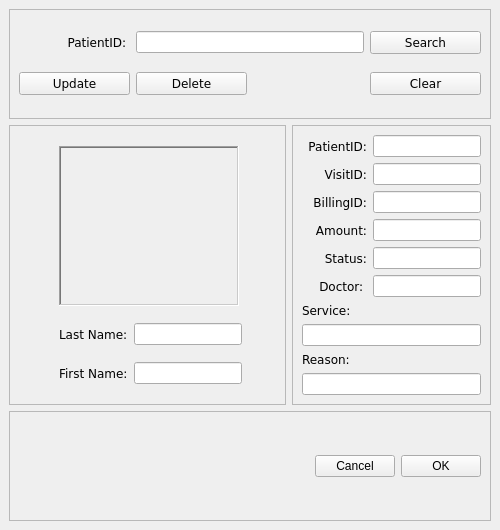
<?xml version="1.0" encoding="UTF-8"?>
<ui version="4.0">
 <class>ViewPatientBilling</class>
 <widget class="QMainWindow" name="ViewPatientBilling">
  <property name="geometry">
   <rect>
    <x>0</x>
    <y>0</y>
    <width>500</width>
    <height>530</height>
   </rect>
  </property>
  <property name="windowTitle">
   <string>MainWindow</string>
  </property>
  <widget class="QWidget" name="centralwidget">
   <layout class="QGridLayout" name="gridLayout_5">
    <item row="2" column="0" colspan="2">
     <widget class="QFrame" name="patProfile_apply_frame">
      <property name="frameShape">
       <enum>QFrame::StyledPanel</enum>
      </property>
      <property name="frameShadow">
       <enum>QFrame::Raised</enum>
      </property>
      <layout class="QGridLayout" name="gridLayout_4">
       <item row="0" column="0">
        <spacer name="horizontalSpacer">
         <property name="orientation">
          <enum>Qt::Horizontal</enum>
         </property>
         <property name="sizeHint" stdset="0">
          <size>
           <width>297</width>
           <height>20</height>
          </size>
         </property>
        </spacer>
       </item>
       <item row="0" column="1">
        <widget class="QPushButton" name="patCancel_btn">
         <property name="text">
          <string>Cancel</string>
         </property>
        </widget>
       </item>
       <item row="0" column="2">
        <widget class="QPushButton" name="patOk_btn">
         <property name="text">
          <string>OK</string>
         </property>
        </widget>
       </item>
      </layout>
     </widget>
    </item>
    <item row="0" column="0" colspan="2">
     <widget class="QFrame" name="patProfile_function_frame">
      <property name="frameShape">
       <enum>QFrame::StyledPanel</enum>
      </property>
      <property name="frameShadow">
       <enum>QFrame::Raised</enum>
      </property>
      <layout class="QGridLayout" name="gridLayout">
       <item row="0" column="0">
        <widget class="QLabel" name="patSearch_label">
         <property name="font">
          <font>
           <family>Verdana</family>
          </font>
         </property>
         <property name="text">
          <string>PatientID: </string>
         </property>
         <property name="alignment">
          <set>Qt::AlignRight|Qt::AlignTrailing|Qt::AlignVCenter</set>
         </property>
        </widget>
       </item>
       <item row="0" column="1" colspan="2">
        <widget class="QLineEdit" name="patSearch_lineEdit"/>
       </item>
       <item row="0" column="3">
        <widget class="QPushButton" name="patSearch_btn">
         <property name="font">
          <font>
           <family>Verdana</family>
          </font>
         </property>
         <property name="text">
          <string>Search</string>
         </property>
         <property name="icon">
          <iconset resource="resource.qrc">
           <normaloff>:/icon/icons/search.svg</normaloff>:/icon/icons/search.svg</iconset>
         </property>
         <property name="iconSize">
          <size>
           <width>20</width>
           <height>20</height>
          </size>
         </property>
        </widget>
       </item>
       <item row="1" column="0">
        <widget class="QPushButton" name="patUpdate_btn">
         <property name="font">
          <font>
           <family>Verdana</family>
          </font>
         </property>
         <property name="text">
          <string>Update</string>
         </property>
         <property name="icon">
          <iconset resource="resource.qrc">
           <normaloff>:/icon/icons/update.svg</normaloff>:/icon/icons/update.svg</iconset>
         </property>
         <property name="iconSize">
          <size>
           <width>20</width>
           <height>20</height>
          </size>
         </property>
        </widget>
       </item>
       <item row="1" column="1">
        <widget class="QPushButton" name="patDelete_btn">
         <property name="font">
          <font>
           <family>Verdana</family>
          </font>
         </property>
         <property name="text">
          <string>Delete</string>
         </property>
         <property name="icon">
          <iconset resource="resource.qrc">
           <normaloff>:/icon/icons/delete.svg</normaloff>:/icon/icons/delete.svg</iconset>
         </property>
         <property name="iconSize">
          <size>
           <width>20</width>
           <height>20</height>
          </size>
         </property>
        </widget>
       </item>
       <item row="1" column="3">
        <widget class="QPushButton" name="patClear_btn">
         <property name="font">
          <font>
           <family>Verdana</family>
          </font>
         </property>
         <property name="text">
          <string>Clear</string>
         </property>
         <property name="icon">
          <iconset resource="resource.qrc">
           <normaloff>:/icon/icons/clear.svg</normaloff>:/icon/icons/clear.svg</iconset>
         </property>
         <property name="iconSize">
          <size>
           <width>20</width>
           <height>20</height>
          </size>
         </property>
        </widget>
       </item>
      </layout>
     </widget>
    </item>
    <item row="1" column="1">
     <widget class="QFrame" name="patProfile_info_frame">
      <property name="frameShape">
       <enum>QFrame::StyledPanel</enum>
      </property>
      <property name="frameShadow">
       <enum>QFrame::Raised</enum>
      </property>
      <layout class="QGridLayout" name="gridLayout_3">
       <item row="4" column="0" colspan="2">
        <widget class="QLabel" name="billSearchlabel_4">
         <property name="font">
          <font>
           <family>Verdana</family>
          </font>
         </property>
         <property name="text">
          <string>Amount:</string>
         </property>
         <property name="alignment">
          <set>Qt::AlignRight|Qt::AlignTrailing|Qt::AlignVCenter</set>
         </property>
        </widget>
       </item>
       <item row="5" column="0" colspan="2">
        <widget class="QLabel" name="billSearchlabel_5">
         <property name="font">
          <font>
           <family>Verdana</family>
          </font>
         </property>
         <property name="text">
          <string>Status:</string>
         </property>
         <property name="alignment">
          <set>Qt::AlignRight|Qt::AlignTrailing|Qt::AlignVCenter</set>
         </property>
        </widget>
       </item>
       <item row="5" column="2" colspan="2">
        <widget class="QLineEdit" name="billSearch_lineEdit_5"/>
       </item>
       <item row="4" column="2" colspan="2">
        <widget class="QLineEdit" name="billSearch_lineEdit_4"/>
       </item>
       <item row="10" column="0" colspan="2">
        <widget class="QLabel" name="billSearchlabel_7">
         <property name="font">
          <font>
           <family>Verdana</family>
          </font>
         </property>
         <property name="text">
          <string>Service:</string>
         </property>
        </widget>
       </item>
       <item row="9" column="1">
        <widget class="QLabel" name="billSearchlabel_6">
         <property name="font">
          <font>
           <family>Verdana</family>
          </font>
         </property>
         <property name="text">
          <string>Doctor: </string>
         </property>
         <property name="alignment">
          <set>Qt::AlignRight|Qt::AlignTrailing|Qt::AlignVCenter</set>
         </property>
        </widget>
       </item>
       <item row="3" column="1">
        <widget class="QLabel" name="billSearchlabel_3">
         <property name="font">
          <font>
           <family>Verdana</family>
          </font>
         </property>
         <property name="text">
          <string>BillingID:</string>
         </property>
         <property name="alignment">
          <set>Qt::AlignRight|Qt::AlignTrailing|Qt::AlignVCenter</set>
         </property>
        </widget>
       </item>
       <item row="12" column="0" colspan="2">
        <widget class="QLabel" name="billSearchlabel_8">
         <property name="font">
          <font>
           <family>Verdana</family>
          </font>
         </property>
         <property name="text">
          <string>Reason:</string>
         </property>
        </widget>
       </item>
       <item row="11" column="0" colspan="4">
        <widget class="QLineEdit" name="billSearch_lineEdit_7"/>
       </item>
       <item row="13" column="0" colspan="4">
        <widget class="QLineEdit" name="billSearch_lineEdit_8"/>
       </item>
       <item row="1" column="1">
        <widget class="QLabel" name="billSearchlabel_1">
         <property name="font">
          <font>
           <family>Verdana</family>
          </font>
         </property>
         <property name="text">
          <string>PatientID:</string>
         </property>
         <property name="alignment">
          <set>Qt::AlignRight|Qt::AlignTrailing|Qt::AlignVCenter</set>
         </property>
        </widget>
       </item>
       <item row="1" column="2" colspan="2">
        <widget class="QLineEdit" name="billSearch_lineEdit_1"/>
       </item>
       <item row="2" column="1">
        <widget class="QLabel" name="billSearchlabel_2">
         <property name="font">
          <font>
           <family>Verdana</family>
          </font>
         </property>
         <property name="text">
          <string>VisitID:</string>
         </property>
         <property name="alignment">
          <set>Qt::AlignRight|Qt::AlignTrailing|Qt::AlignVCenter</set>
         </property>
        </widget>
       </item>
       <item row="2" column="2" colspan="2">
        <widget class="QLineEdit" name="billSearch_lineEdit_2"/>
       </item>
       <item row="3" column="2" colspan="2">
        <widget class="QLineEdit" name="billSearch_lineEdit_3"/>
       </item>
       <item row="9" column="2" colspan="2">
        <widget class="QLineEdit" name="billSearch_lineEdit_6"/>
       </item>
      </layout>
     </widget>
    </item>
    <item row="1" column="0">
     <widget class="QFrame" name="patProfilePic_frame">
      <property name="frameShape">
       <enum>QFrame::StyledPanel</enum>
      </property>
      <property name="frameShadow">
       <enum>QFrame::Raised</enum>
      </property>
      <layout class="QGridLayout" name="gridLayout_2">
       <item row="4" column="2">
        <widget class="QLineEdit" name="billSearchName_lineEdit_2">
         <property name="maximumSize">
          <size>
           <width>150</width>
           <height>16777215</height>
          </size>
         </property>
        </widget>
       </item>
       <item row="4" column="0">
        <widget class="QLabel" name="pat_empty_label_2">
         <property name="text">
          <string/>
         </property>
        </widget>
       </item>
       <item row="3" column="1">
        <widget class="QLabel" name="billSearchNamelabel_1">
         <property name="font">
          <font>
           <family>Verdana</family>
          </font>
         </property>
         <property name="text">
          <string>Last Name:</string>
         </property>
        </widget>
       </item>
       <item row="3" column="0">
        <widget class="QLabel" name="pat_empty_label_1">
         <property name="maximumSize">
          <size>
           <width>180</width>
           <height>160</height>
          </size>
         </property>
         <property name="text">
          <string/>
         </property>
        </widget>
       </item>
       <item row="3" column="2">
        <widget class="QLineEdit" name="billSearchName_lineEdit_1">
         <property name="maximumSize">
          <size>
           <width>150</width>
           <height>16777215</height>
          </size>
         </property>
        </widget>
       </item>
       <item row="0" column="0">
        <spacer name="horizontalSpacer_3">
         <property name="orientation">
          <enum>Qt::Horizontal</enum>
         </property>
         <property name="sizeHint" stdset="0">
          <size>
           <width>16</width>
           <height>20</height>
          </size>
         </property>
        </spacer>
       </item>
       <item row="0" column="1" colspan="2">
        <widget class="QLabel" name="profilePic_label">
         <property name="minimumSize">
          <size>
           <width>180</width>
           <height>160</height>
          </size>
         </property>
         <property name="maximumSize">
          <size>
           <width>180</width>
           <height>160</height>
          </size>
         </property>
         <property name="frameShape">
          <enum>QFrame::WinPanel</enum>
         </property>
         <property name="frameShadow">
          <enum>QFrame::Sunken</enum>
         </property>
         <property name="text">
          <string/>
         </property>
        </widget>
       </item>
       <item row="4" column="1">
        <widget class="QLabel" name="billSearchNamelabel_2">
         <property name="font">
          <font>
           <family>Verdana</family>
          </font>
         </property>
         <property name="text">
          <string>First Name:</string>
         </property>
        </widget>
       </item>
       <item row="0" column="3">
        <spacer name="horizontalSpacer_2">
         <property name="orientation">
          <enum>Qt::Horizontal</enum>
         </property>
         <property name="sizeHint" stdset="0">
          <size>
           <width>21</width>
           <height>20</height>
          </size>
         </property>
        </spacer>
       </item>
      </layout>
     </widget>
    </item>
   </layout>
  </widget>
 </widget>
 <resources>
  <include location="resource.qrc"/>
 </resources>
 <connections>
  <connection>
   <sender>patCancel_btn</sender>
   <signal>clicked()</signal>
   <receiver>ViewPatientBilling</receiver>
   <slot>close()</slot>
   <hints>
    <hint type="sourcelabel">
     <x>352</x>
     <y>474</y>
    </hint>
    <hint type="destinationlabel">
     <x>449</x>
     <y>498</y>
    </hint>
   </hints>
  </connection>
  <connection>
   <sender>patOk_btn</sender>
   <signal>clicked()</signal>
   <receiver>ViewPatientBilling</receiver>
   <slot>close()</slot>
   <hints>
    <hint type="sourcelabel">
     <x>441</x>
     <y>468</y>
    </hint>
    <hint type="destinationlabel">
     <x>458</x>
     <y>498</y>
    </hint>
   </hints>
  </connection>
 </connections>
</ui>
